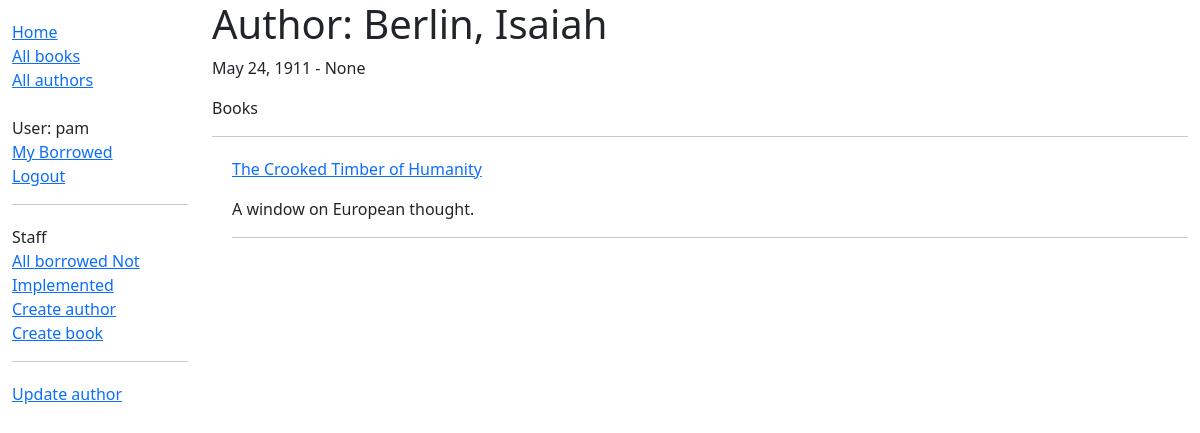
Before: /catalog/author/3 (signed in) with the older database file.
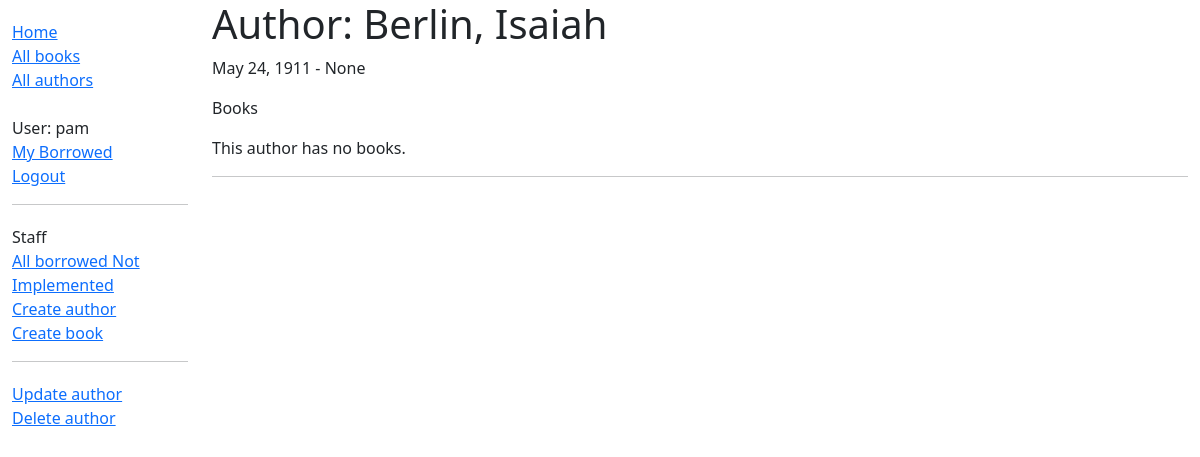
After: the same page with the newer database file.
### catalog/models.py (models this page shows, shortened)
class Book(models.Model):
    title = models.CharField(max_length=200)
    author = models.ForeignKey(Author, on_delete=models.RESTRICT, null=True)
    summary = models.TextField(
        max_length=1000, help_text="Enter a brief description of the book")
    isbn = models.CharField('ISBN', max_length=13,
                            unique=True,
                            help_text='13 Character <a href="https://www.isbn-international.org/content/what-isbn'
                                    '">ISBN number</a>')
    genre = models.ManyToManyField(Genre, help_text="Select a genre for this book")
    language = models.ForeignKey(Language, on_delete=models.SET_NULL, null=True)
    def display_genre(self):
        """Create a string for the Genre. This is required to display genre in Admin."""
        return ', '.join(genre.name for genre in self.genre.all()[:3])
    display_genre.short_description = 'Genre'
    def get_absolute_url(self):
        return reverse('book-detail', args=[str(self.id)])

### catalog/views.py (the view)
# urls.py: path('author/<int:pk>', views.AuthorDetailView.as_view(), name='author-detail'),
class AuthorDetailView(generic.DetailView):
    model = Author

### catalog/templates/catalog/author_detail.html
{% extends "base_generic.html" %}
{% block content %}
  <h1>Author: {{ author.last_name }}, {{ author.first_name }} </h1>
  <p>{{author.date_of_birth}} - {{author.date_of_death}}</p>
  <p>Books</p>
  {% if not author.book_set.all %}
    <p>This author has no books.</p>
  {% endif %}
  <hr />
  <div style="margin-left:20px;margin-top:20px">
    {% for book in author.book_set.all %}
      <p><a href="{{ book.get_absolute_url }}">{{ book.title }}</a></p>
      <p>{{ book.summary }}</p>
      <hr />
    {% endfor %}
  </div>
{% endblock %}
{% block sidebar %}
  {{ block.super }}
  {% if perms.catalog.change_author or perms.catalog.delete_author %}
  <hr>
  <ul class="sidebar-nav">
    {% if perms.catalog.change_author %}
      <li><a href="{% url 'author-update' author.id %}">Update author</a></li>
    {% endif %}
    {% if not author.book_set.all and perms.catalog.delete_author %}
      <li><a href="{% url 'author-delete' author.id %}">Delete author</a></li>
    {% endif %}
    </ul>
{% endif %}
{% endblock %}

Changed rows visible on the page:
removed Book: title "The Crooked Timber of Humanity", summary "A window on European thought."
Other visible differences:
text now shown: "Delete author This author has no books."
